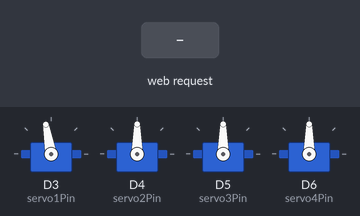
A sketch run on a simulated ESP8266 (NodeMCU). On the bench: 4 × servo. Inputs (shaded band) come from the test bench. WiFi joins after 1.5 s; servers stay silent unless stated; what the sketch prints to the serial monitor is not drawn.

Above: at 2.7 s.
2.8 s: HTTP request GET /?value2= received
At 4.0 s:
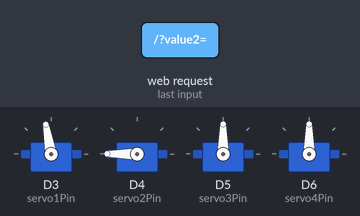
4.3 s: HTTP request GET /?value3= received
At 5.1 s:
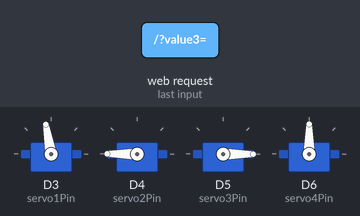
5.8 s: HTTP request GET /Reset received
At 6.1 s:
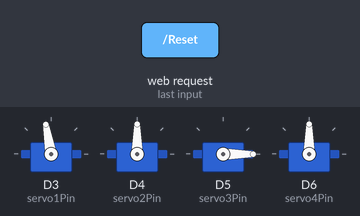
7.7 s: HTTP request GET /?value4= received
At 8.9 s:
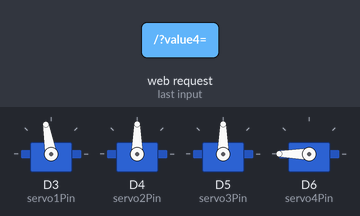
9.2 s: HTTP request GET /?value2= received
At 10.0 s:
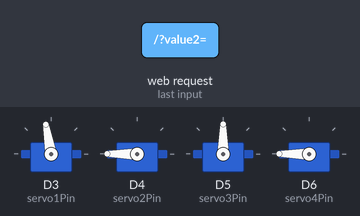
10.7 s: HTTP request GET /?value3= received
At 11.1 s:
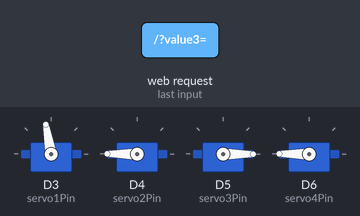
Timing chart, 0 to 13.2 s (numbered marks = the images above; inputs shaded):
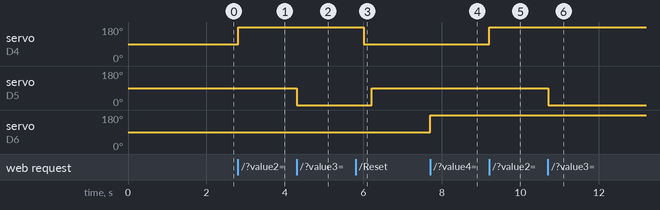

The sketch:

140_iot_based_4dof_robotic_arm.ino
```cpp
#include <ESP8266WiFi.h>
#include <Servo.h>

Servo myservo1;  // create servo object to control a servo
Servo myservo2;
Servo myservo3;
Servo myservo4;


// twelve servo objects can be created on most boards

// GPIO the servo is attached to
static const int servo1Pin = D3;    //JAW
static const int servo2Pin = D4;    // Wrist
static const int servo3Pin = D5;    // Elbow
static const int servo4Pin = D6;    // Base

// Replace with your network credentials
const char* ssid     = "Projexels";
const char* password = "qwerty123";

// Set web server port number to 80
WiFiServer server(80);

// Variable to store the HTTP request
String header;

// Decode HTTP GET value
String valueString1 = String(0);
String valueString2 = String(90);
String valueString3 = String(90);
String valueString4 = String(90);


int pos1 = 0;
int pos2 = 0;


// Current time
unsigned long currentTime = millis();
// Previous time
unsigned long previousTime = 0;
// Define timeout time in milliseconds (example: 2000ms = 2s)
const long timeoutTime = 2000;

void setup() {
  Serial.begin(115200);

  myservo1.attach(servo1Pin);  // attaches the servo on the servo1Pin to the servo object
  myservo2.attach(servo2Pin);
  myservo3.attach(servo3Pin);
  myservo4.attach(servo4Pin);
  myservo1.write(100);  // to stop the base at initial position centre
  myservo2.write(90);  // to stop the base at initial position centre
  myservo3.write(90);  // to stop the base at initial position centre
  myservo4.write(90);  // to stop the base at initial position centre

  // Connect to Wi-Fi network with SSID and password
  Serial.print("Connecting to ");
  Serial.println(ssid);
  WiFi.begin(ssid, password);
  while (WiFi.status() != WL_CONNECTED) {
    delay(500);
    Serial.print(".");
  }
  // Print local IP address and start web server
  Serial.println("");
  Serial.println("WiFi connected.");
  Serial.println("IP address: ");
  Serial.println(WiFi.localIP());
  server.begin();
}

void loop() {
  WiFiClient client = server.available();   // Listen for incoming clients

  if (client) {                             // If a new client connects,
    currentTime = millis();
    previousTime = currentTime;
    Serial.println("New Client.");          // print a message out in the serial port
    String currentLine = "";                // make a String to hold incoming data from the client
    while (client.connected() && currentTime - previousTime <= timeoutTime) { // loop while the client's connected
      currentTime = millis();
      if (client.available()) {             // if there's bytes to read from the client,
        char c = client.read();             // read a byte, then
        Serial.write(c);                    // print it out the serial monitor
        header += c;
        if (c == '\n') {                    // if the byte is a newline character
          // if the current line is blank, you got two newline characters in a row.
          // that's the end of the client HTTP request, so send a response:
          if (currentLine.length() == 0) {
            // HTTP headers always start with a response code (e.g. HTTP/1.1 200 OK)
            // and a content-type so the client knows what's coming, then a blank line:
            client.println("HTTP/1.1 200 OK");
            client.println("Content-type:text/html");
            client.println("Connection: close");
            client.println();

            // Display the HTML web page
            client.println("<!DOCTYPE html><html>");
            client.println("<head><meta name=\"viewport\" content=\"width=device-width, initial-scale=1\">");
            client.println("<link rel=\"icon\" href=\"data:,\">");
            // CSS to style the on/off buttons
            // Feel free to change the background-color and font-size attributes to fit your preferences
            client.println("<style>body { text-align: center; font-family: \"Trebuchet MS\", Arial; margin-left:auto; margin-right:auto;}");
            client.println(".slider { width: 300px; }</style>");
            client.println("<script src=\"https://ajax.googleapis.com/ajax/libs/jquery/3.3.1/jquery.min.js\"></script>");

              client.println("<style> .button { border: none; color: white; padding: 16px 32px; text-align: center; text-decoration: none; display: inline-block; font-size: 16px; margin: 4px 2px; transition-duration: 0.4s; cursor: pointer; }");
             client.println(".button1 { background-color: white; color: black; border: 2px solid #4CAF50; } .button1:hover { background-color: #4CAF50; color: white; } .button2 { background-color: white; color: black; border: 2px solid #008CBA; } .button2:hover { background-color: #008CBA; color: white; } .button3 { background-color: white; color: black; border: 2px solid #FF0000; } .button3:hover { background-color: #FF0000; color: white; } .button4 { background-color: white; color: black; border: 2px solid #991E03; } .button4:hover { background-color: #991E03; color: white; } </style>");

             client.println("</head><body><h1>IOT Based 4 DOF Robotic Arm</h1>");

             client.println("</head> <body> <button class=\"button button1\">RECORD</button> <button class=\"button button2\">PLAY</button>");


            // Web Page

            //sliders
            client.println("<p>Position of GRIPPER: <span id=\"servoPos1\"></span></p>");
            client.println("<input type=\"range\" min=\"0\" max=\"180\" class=\"slider\" id=\"servoSlider1\" onchange=\"servo1(this.value)\" value=\"" + valueString1 + "\"/>");
            client.println("<p>Position of WRIST LEFT/RIGHT: <span id=\"servoPos2\"></span></p>");
            client.println("<input type=\"range\" min=\"0\" max=\"180\" class=\"slider\" id=\"servoSlider2\" onchange=\"servo2(this.value)\" value=\"" + valueString2 + "\"/>");
            client.println("<p>Position of ELBOW UP/DOWN: <span id=\"servoPos3\"></span></p>");
            client.println("<input type=\"range\" min=\"0\" max=\"180\" class=\"slider\" id=\"servoSlider3\" onchange=\"servo3(this.value)\" value=\"" + valueString3 + "\"/>");
            client.println("<p>Position of BASE: <span id=\"servoPos4\"></span></p>");
            client.println("<input type=\"range\" min=\"0\" max=\"180\" class=\"slider\" id=\"servoSlider4\" onchange=\"servo4(this.value)\" value=\"" + valueString4 + "\"/>");
            client.println("<p>Reset all servos at initial position</p>");
            client.println("<p><a href=\"/Reset\"><button class=\"button button3\">RESET</button></a></p>");
             client.println("<p>Clear all records</p>");
            client.println("<p><a href=\"/clear\"><button class=\"button button4\">CLEAR</button></a></p>");


            //script
            client.println("<script>");
            client.println("var slider1 = document.getElementById(\"servoSlider1\");");
            client.println("var slider2 = document.getElementById(\"servoSlider2\");");
            client.println("var slider3 = document.getElementById(\"servoSlider3\");");
            client.println("var slider4 = document.getElementById(\"servoSlider4\");");

            client.println("var servoP1 = document.getElementById(\"servoPos1\");");
            client.println("var servoP2 = document.getElementById(\"servoPos2\");");
            client.println("var servoP3 = document.getElementById(\"servoPos3\");");
            client.println("var servoP4 = document.getElementById(\"servoPos4\");");

            client.println("servoP1.innerHTML = slider1.value;");
            client.println("servoP2.innerHTML = slider2.value;");
            client.println("servoP3.innerHTML = slider3.value;");
            client.println("servoP4.innerHTML = slider4.value;");

            client.println("slider1.oninput = function() { slider1.value = this.value; servoP1.innerHTML = this.value; }");
            client.println("slider2.oninput = function() { slider2.value = this.value; servoP2.innerHTML = this.value; }");
            client.println("slider3.oninput = function() { slider3.value = this.value; servoP3.innerHTML = this.value; }");
            client.println("slider4.oninput = function() { slider4.value = this.value; servoP4.innerHTML = this.value; }");

            client.println("$.ajaxSetup({timeout:1000});");
            client.println("function servo1(pos) { $.get(\"/?value1=\" + pos + \"&\");{Connection: close};}");
            client.println("function servo2(pos) { $.get(\"/?value2=\" + pos + \"&\");{Connection: close};}");
            client.println("function servo3(pos) { $.get(\"/?value3=\" + pos + \"&\");{Connection: close};}");
            client.println("function servo4(pos) { $.get(\"/?value4=\" + pos + \"&\");{Connection: close};}");
            client.println("</script>");


            client.println("</body></html>");
            // for servo 1
            //GET /?value=180& HTTP/1.1
            if (header.indexOf("GET /?value1=") >= 0) {
              pos1 = header.indexOf('=');
              pos2 = header.indexOf('&');
              valueString1 = header.substring(pos1 + 1, pos2);
              int jaw = valueString1.toInt();
              jaw = map(jaw, 0, 180, 100, 30);

              //Rotate the servo
              myservo1.write(jaw);
              Serial.print("Servo 1 Angle");
              Serial.println(valueString1);
            }
            // for servo 2

            //GET /?value=180& HTTP/1.1
            if (header.indexOf("GET /?value2=") >= 0) {
              pos1 = header.indexOf('=');
              pos2 = header.indexOf('&');
              valueString2 = header.substring(pos1 + 1, pos2);

               int wrist = valueString2.toInt();
              wrist = map(wrist, 0, 180, 180, 0);

              //Rotate the servo
              myservo2.write(wrist);
              Serial.print("Servo 2 Angle");
              Serial.println(valueString2);
            }

            // for servo 3

            //GET /?value=180& HTTP/1.1
            if (header.indexOf("GET /?value3=") >= 0) {
              pos1 = header.indexOf('=');
              pos2 = header.indexOf('&');
              valueString3 = header.substring(pos1 + 1, pos2);

              //Rotate the servo
              myservo3.write(valueString3.toInt());
              Serial.print("Servo 3 Angle");
              Serial.println(valueString3);
            }
            // for servo 4

            //GET /?value=180& HTTP/1.1
            if (header.indexOf("GET /?value4=") >= 0) {
              pos1 = header.indexOf('=');
              pos2 = header.indexOf('&');
              valueString4 = header.substring(pos1 + 1, pos2);

             int elbow = valueString4.toInt();
              elbow = map(elbow, 0, 160, 180, 0);

              //Rotate the servo
              myservo4.write(elbow);
              Serial.print("Servo 4 Angle");
              Serial.println(valueString4);


            }

            if (header.indexOf("GET /Reset") >= 0) {
              Serial.println("Reset.....");

              myservo1.write(100);
              delay(200);
              myservo2.write(90);
              delay(200);
              myservo3.write(90);
              delay(200);
              myservo4.write(90);
              delay(200);


              valueString1 = String(0);
              valueString2 = String(90);
              valueString3 = String(90);
              valueString4 = String(90);
            }


            // The HTTP response ends with another blank line
            client.println();
            // Break out of the while loop
            break;
          } else { // if you got a newline, then clear currentLine
            currentLine = "";
          }
        } else if (c != '\r') {  // if you got anything else but a carriage return character,
          currentLine += c;      // add it to the end of the currentLine
        }
      }
    }
    // Clear the header variable
    header = "";
    // Close the connection
    client.stop();
    Serial.println("Client disconnected.");
    Serial.println("");
  }
}
```

Measured:
- after the input at 2.8 s, servo on D4 (servo2Pin): 90° → 180° at once
- after the input at 4.3 s, servo on D5 (servo3Pin): 90° → 0° at once
- after the input at 5.8 s, servo on D4 (servo2Pin): 180° → 90° after 0.21 s; servo on D5 (servo3Pin): 0° → 90° after 0.41 s
- after the input at 7.7 s, servo on D6 (servo4Pin): 90° → 180° at once
- after the input at 9.2 s, servo on D4 (servo2Pin): 90° → 180° at once
- after the input at 10.7 s, servo on D5 (servo3Pin): 90° → 0° at once
